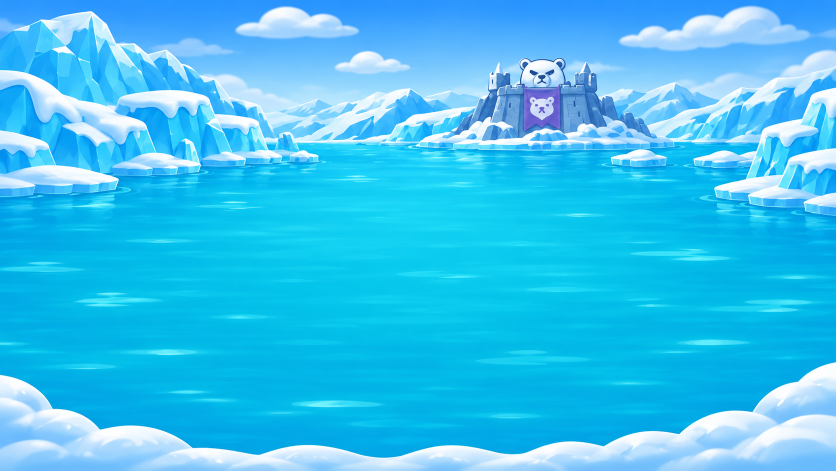
#> input picture Assets/Art/Reference/shop_bay.png, 1672 x 941 px (shown at 1/2 size)
$ python prep_backgrounds.py
#> lines starting #> are read from the running program, lines starting #| are printed output that depends on the picture
#!/usr/bin/env python3
"""Turn ChatGPT background paintings into game backgrounds.

Each painting in Assets/Art/Reference/ is 1536x1024. The pit is a fixed screen and phones are wider than 3:2 (up to
20:9), so the pit painting gets side pads from a second ChatGPT painting (pit_side_walls.png: left half plain wall,
right half sky + ledge + wall), faded into its edges. Repeating the painting's own edge strip was tried and looked
like woven cloth; mirroring turned cobbles into hearts.

Run: python3 -I Tools/prep_backgrounds.py   (then Seal Catapult -> 2. Build Project)
"""
from pathlib import Path

import numpy as np
from PIL import Image, ImageDraw

ROOT = Path(__file__).resolve().parent.parent
REF = ROOT / "Assets" / "Art" / "Reference"
OUT = ROOT / "Assets" / "Resources" / "Art"

# output sprite -> painting it comes from (Tools/make_art.py leaves these alone once the painting exists)
PAINTINGS = {"bg_pit": "pit_bg_wide5.png", "bg_arena_sky": "arena_sky.png",
             "map_bg": "map_island.png", "bg_menu": "menu_bay.png",
             "bg_shop": "shop_bay.png",   # 23/11: the shop page's bright bay (design 1 of shop_mockups.png)
             **{f"story_{i}": f"story_{i}.png" for i in range(1, 6)},
             "rock_cobble": "pit_side_walls_box.png", "rock_top": "pit_side_walls_box.png"}


def build_pit() -> None:
    """bg_pit.png is ONE painting (pit_bg_wide5.png, 16:9): rock on every side is part of the picture, wide enough
    for 21:9 at the scale LaunchPhase uses. Nothing is pasted or padded any more (user 13/11: the composed pit
    "nhìn vẫn lộ là bị ghép")."""
    copy_plain("bg_pit", "pit_bg_wide5.png")   # 16/11: the bridge painted one bay longer


def copy_plain(name: str, source: str) -> None:
    """Paintings that are scaled to cover the screen (the arena sky) are used as they are."""
    path = REF / source
    if not path.exists():
        print(f"skip {name}: {source} not in Assets/Art/Reference yet")
        return
    Image.open(path).convert("RGB").save(OUT / f"{name}.png", optimize=True)
    print(f"{name}.png")


RIM_SIZE = (640, 96)  # px of the seamless snow rim strip


def draw_snow(out: Path) -> None:
    """rock_top.png: the painted snow cap of the launch pit (right half of pit_side_walls_box.png), cut out column by
    column between its navy top outline and its navy scalloped underside, made to tile sideways. The arena's rims are
    then the very same snow as the pit's (user 13/11: a drawn vector rim did not match the painted pit).
"""
    wall = np.asarray(Image.open(REF / "pit_side_walls_box.png").convert("RGB")).astype(int)
    x0, x1, y0, depth = 800, 1500, 330, 110
    band = wall[y0:y0 + depth, x0:x1]
    navy = (band[..., 0] < 75) & (band[..., 2] > 105)
    alpha = np.zeros(band.shape[:2], np.uint8)
    for x in range(band.shape[1]):
        rows = np.flatnonzero(navy[:, x])
        if rows.size == 0:
            continue
        top = rows[0]
        under = rows[rows > top + 30]                      # the scalloped underside's outline
        bottom = (under[0] + 7) if under.size else top + 60
        alpha[top:min(bottom, top + 78, depth), x] = 255   # never deeper than the deepest scallop (stray navy in the rock)
    rgba = np.dstack([band.astype(np.uint8), alpha])
    used = np.flatnonzero(alpha.any(axis=1))
    if used.size == 0:
        raise SystemExit(f"rock_top: no navy cap outline found in pit_side_walls_box.png at x {x0}-{x1}, y {y0}-{y0 + depth}")
    rgba = rgba[used[0]:used[-1] + 1].astype(float)
    overlap = 100                                           # wrap sideways: fade the far end into the start
    t = np.linspace(0, 1, overlap)[None, :, None]
    body = rgba[:, :-overlap].copy()
    body[:, :overlap] = rgba[:, -overlap:] * (1 - t) + body[:, :overlap] * t
    Image.fromarray(body.round().astype(np.uint8), "RGBA").resize(RIM_SIZE, Image.LANCZOS).save(out / "rock_top.png", optimize=True)
    print(f"rock_top.png from the pit cap: {body.shape[1]}x{body.shape[0]} px")


def build_terrain() -> None:
    """Arena rock: cobble texture and snow rim from the pit's own painting (pit_side_walls_box.png)."""
    path = REF / "pit_side_walls_box.png"
    if not path.exists():
        print("skip rock_*: pit_side_walls_box.png not in Assets/Art/Reference yet")
        return
    # Cobble texture: the pit's own stone (left half of pit_side_walls_box.png is a plain cobble wall), so the arena's
    # rock matches the launch pit (user 13/11: "pha 2 đất đá chưa nhất quán"). Square crop, wrap both ways.
    wall = Image.open(path).convert("RGB")
    # No blending at all: one unbroken piece of the painted wall (768x1024 px = 8.25 x 11 world units at the pit's
    # scale). AttackPhase.Cobble maps it in world space and MIRRORS it sideways, so it never shows a seam or the
    # doubled, smeared stones that cross-fading a small tile produced (user 13/11: "nhìn vẫn lộ là bị ghép").
    tex = wall.crop((0, 0, 760, 1024))
    tex.save(OUT / "rock_cobble.png", optimize=True)
    # Snow rim, drawn here in the pit painting's snow colours (white, pale blue shade, navy
    # outline). The strip cut from arena_terrain.png carried a band of that sheet's brown rock along its top, which
    # showed as a brown edge outside the snow on every slope (user 13/11).
    draw_snow(OUT)
    # (Ramps are cobble meshes now, AttackPhase.Cobble: the rock_ramp mask and the snow_knob joint are no longer made.)
    print("rock_cobble.png rock_top.png")


def crop_16_9(name: str, source: str) -> None:
    """Centre crop to 16:9 (the map is laid out on a 1920x1080 canvas and drawn envelope-fitted)."""
    path = REF / source
    if not path.exists():
        print(f"skip {name}: {source} not in Assets/Art/Reference yet")
        return
    img = Image.open(path).convert("RGB")
    h = min(img.height, round(img.width * 9 / 16))
    w = min(img.width, round(h * 16 / 9))
    x, y = (img.width - w) // 2, (img.height - h) // 2
    img.crop((x, y, x + w, y + h)).save(OUT / f"{name}.png", optimize=True)
    print(f"{name}.png  {w}x{h}")


def main() -> None:
    OUT.mkdir(parents=True, exist_ok=True)
    build_pit()
    crop_16_9("map_bg", PAINTINGS["map_bg"])
    crop_16_9("bg_menu", PAINTINGS["bg_menu"])
    crop_16_9("bg_shop", PAINTINGS["bg_shop"])
#> call 3 of crop_16_9, with name = 'bg_shop', source = 'shop_bay.png'
#> in crop_16_9, img is the input picture: PIL image 1672x941 RGB; mean R, G, B 60.9, 194.1, 242.1
#> in crop_16_9 (call 3), `img.crop((x, y, x + w, y + h)).save(OUT / f"{name}.png", optimize=True)`:
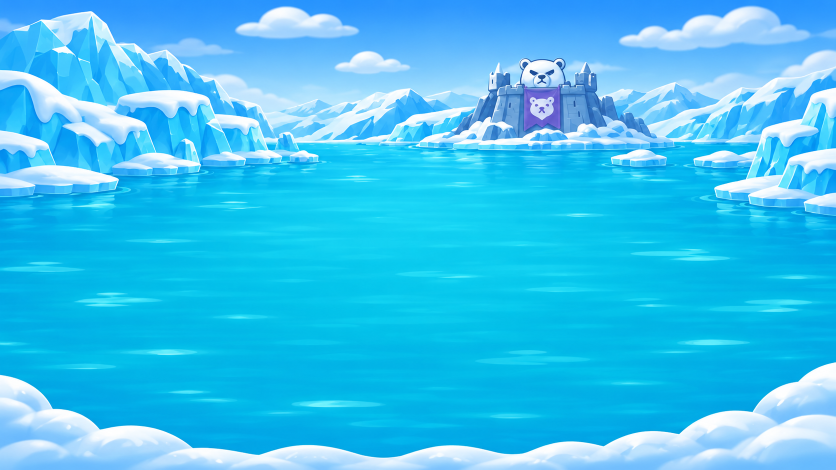
#> saved as bg_shop.png: PIL image 1671x940 RGB (shown at 1/2 size); mean R, G, B 60.8, 194.1, 242.1
#| bg_shop.png  1671x940
    for i in range(1, 6):
        crop_16_9(f"story_{i}", PAINTINGS[f"story_{i}"])
    build_terrain()
    copy_plain("bg_arena_sky", PAINTINGS["bg_arena_sky"])
    # One map painting per castle world (user 17/11: "sang thành khác thì map cx phải khác", "màu nền … khác nhau");
    # trails come from the red-dot copies via Tools/map_trail.py. Kept at the painting frame MapView measures (1672×941).
    copy_plain("map_bg_world", "map_world.png")
    for world in ("canyon", "forest", "harbour", "caves", "volcano", "blossom", "palace", "tundra", "throne"):
        copy_plain(f"map_bg_{world}", f"map_{world}.png")
    build_scenes()


WORLDS = ("canyon", "forest", "harbour", "caves", "volcano", "blossom", "palace", "tundra", "throne")
SKY_SIZE = (1536, 1024)    # arena_sky.png: AttackPhase places the horizon by this frame
WALL_SIZE = (1536, 1024)   # pit_side_walls_box.png
PIT_SIZE = (1672, 941)     # pit_bg_wide5.png: LaunchPhase's colliders are measured on it


def cover(im: Image.Image, size: tuple[int, int]) -> Image.Image:
    """Scales to cover `size`, then centre-crops: ChatGPT returns a slightly different aspect."""
    k = max(size[0] / im.width, size[1] / im.height)
    im = im.resize((round(im.width * k), round(im.height * k)), Image.LANCZOS)
    x, y = (im.width - size[0]) // 2, (im.height - size[1]) // 2
    return im.crop((x, y, x + size[0], y + size[1]))


def build_scenes() -> None:
    """Each castle's own scenery for both phases (user 17/11: "mỗi thành thì cx thay đổi phong cảnh trong cả pha 1 và pha
    2 (đất đá, băng…)", "đổi cả thanh đứng nữa"), from three ChatGPT pictures per world in Assets/Art/Reference:
    pit_<w>.png (an EDIT of pit_bg_wide5.png that keeps every outline, so the colliders stay; its bridge is painted in
    the world's own material), arena_sky_<w>.png and wall_<w>.png (an edit of pit_side_walls_box.png; its left part is
    the cobble texture). Only painted pictures are used: a missing one leaves the Frost Bay art, tinted (WorldTheme)."""
    for w in WORLDS:
        for name, source, size, crop in ((f"bg_pit_{w}", f"pit_{w}.png", PIT_SIZE, None),
                                         (f"bg_arena_sky_{w}", f"arena_sky_{w}.png", SKY_SIZE, None),
                                         (f"rock_cobble_{w}", f"wall_{w}.png", WALL_SIZE, (0, 0, 760, 1024))):
            path = REF / source
            if not path.exists():
                print(f"skip {name}: {source} not in Assets/Art/Reference yet")
                continue
            raw = Image.open(path).convert("RGB")
            if name.startswith("bg_pit_") and raw.size != size:
                # The pit's colliders are measured on the 1672x941 original: a rescaled or cropped edit moves the rock.
                raise SystemExit(f"{source} is {raw.size[0]}x{raw.size[1]}, not {size[0]}x{size[1]}: repaint it at that size")
            im = cover(raw, size)
            (im.crop(crop) if crop else im).save(OUT / f"{name}.png", optimize=True)
            print(f"{name}.png")


if __name__ == "__main__":
    main()
